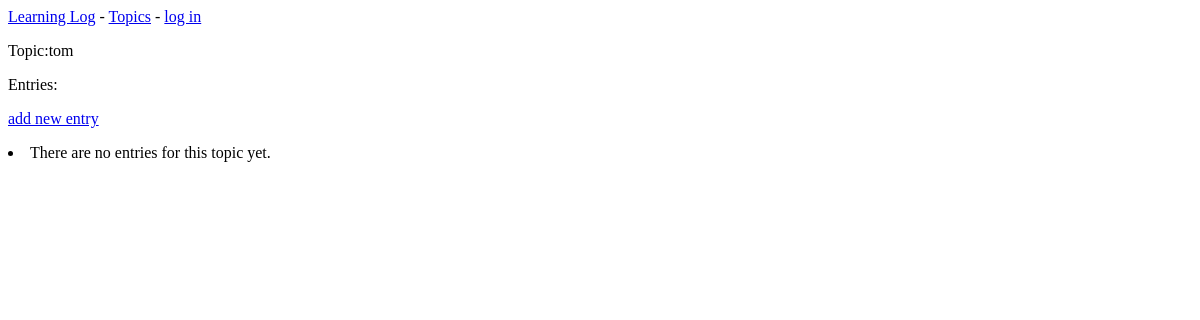
Before: /topics/3/ with the older database file.
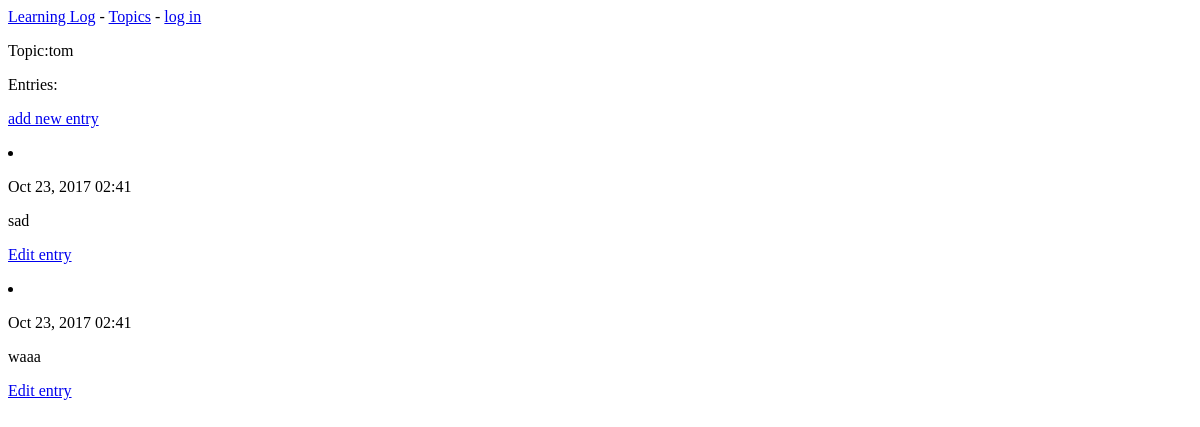
After: the same page with the newer database file.
### learning_logs/models.py (models this page shows, shortened)
class Topic(models.Model):
    text = models.CharField(max_length = 200)
    date_added = models.DateTimeField(auto_now_add=True)
    def __str__(self):
    	return self.text

class Entry(models.Model):
	topic = models.ForeignKey(Topic)
	text = models.TextField()
	date_added = models.DateTimeField(auto_now_add=True)
	class Meta:
		verbose_name_plural = 'entries'

### learning_logs/views.py (the view)
# urls.py: url(r'^topics/(?P<topic_id>\d+)/$', views.topic, name='topic'),
def topic(request, topic_id):
	topic = Topic.objects.get(id=topic_id)
	entries = topic.entry_set.order_by('-date_added')
	context = {'topic': topic, 'entries': entries}
	return render(request, 'learning_logs/topic.html', context)

### learning_logs/templates/learning_logs/topic.html
{% extends 'learning_logs/base.html' %}
{% block content %}
	<p>Topic:{{ topic }}</p>
	<p>Entries:</p>
	<p>
		<a href="{% url 'learning_logs:new_entry' topic.id %}">add new entry</a>
	</p>
	<ur>
	{%for entry in entries%}
		<li>
			<p>{{ entry.date_added|date:'M d, Y H:i' }}</p>
			<p>{{ entry.text|linebreaks }}</p>
			<p>
				<a href="{% url 'learning_logs:edit_entry' entry.id %}">Edit entry</a>
			</p>
		</li>
	{% empty %}
		<li>
			There are no entries for this topic yet.
		</li>
{% endfor %}
	</ur>
{% endblock content %}

### learning_logs/templates/learning_logs/base.html
<link href="//netdna.bootstrapcdn.com/font-awesome/4.7.0/css/font-awesome.min.css" rel="stylesheet">
<p>
	<a href="{% url 'learning_logs:index'%}">Learning Log</a> -
	<a href="{% url 'learning_logs:topics' %}">Topics</a> -
	{% if user.is_authenticated %}
		Hello,{{user.username}}.
	{% else %}
		<a href="{% url 'users:login'%}">log in </a>
	{% endif %}
</p>
{%block content %}{%endblock content%}

Changed rows visible on the page:
added Entry: date_added "Oct 23, 2017 02:41", text "sad"
added Entry: date_added "Oct 23, 2017 02:41", text "waaa"
Other visible differences:
text no longer shown: "There are no entries for this topic yet."
